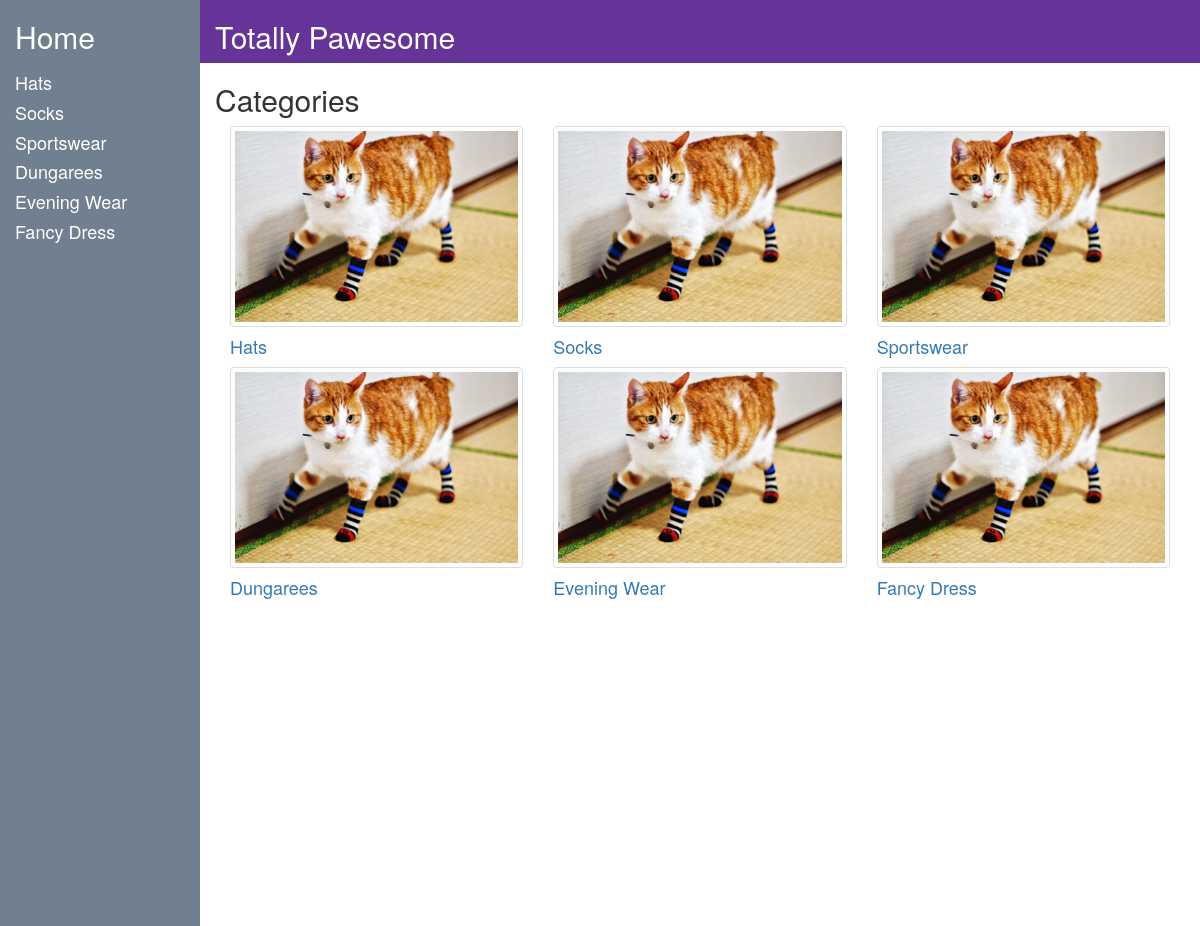
The page / on the database its author committed.
### tables this page shows
CREATE TABLE `categories` (
  `id` int(11) unsigned NOT NULL AUTO_INCREMENT,
  `categoryName` varchar(255) DEFAULT NULL,
  `deleted` tinyint(4) DEFAULT '0',
  `defaultImageFilepath` varchar(255) NOT NULL DEFAULT '',
  `defaultImageAlt` varchar(255) DEFAULT '',
  PRIMARY KEY (`id`)
);

### src/classes/mySqlDbConnect.php (called while the page is built, shortened)
<?php
class mySqlDbConnect implements ConnectToDb {
    private $db;
    public function __construct()
    {
        try{
            $this->db = new PDO('mysql:host=127.0.0.1; dbname=ecommerce-shop', 'root');
        } catch (Exception $e) {
            echo "your connection did not work: " . $e->getMessage();
        }
    }
    public function ConnectToDb(){
        return $this->db;
    }
}

### src/classes/Store.php (called while the page is built, shortened)
<?php
class Store implements GetCategories
{
    private $db;
    public function __construct(ConnectToDb $con)
    {
        $this->db = $con->ConnectToDb();
    }
    public function getCategories():array
    {
        $query = $this->db->prepare("SELECT `id`, `categoryName`, `defaultImageFilePath`,`defaultImageAlt` FROM `categories` WHERE `deleted` = 0;");
        $query->setFetchMode(PDO::FETCH_CLASS, Category::class);
        $query->execute();
        return $query->fetchAll();
    }
}

### src/classes/Category.php (called while the page is built, shortened)
<?php
class Category
{
    private $id;
    private $categoryName;
    private $defaultImageFilePath;
    private $defaultImageAlt;
    public function getId():int
    {
        return $this->id;
    }
    public function getCategoryName():string
    {
        return $this->categoryName;
    }
    public function getDefaultImageFilePath():string
    {
        return $this->defaultImageFilePath;
    }
    public function getDefaultImageAlt():string
    {
        return $this->defaultImageAlt;
    }
}

### index.php (the view, shortened to what this page needs)
<?php
$mySqlCon = new mySqlDbConnect();
$store = new Store($mySqlCon);
$categories = $store->getCategories();
?>
<!DOCTYPE html>
<html lang="en">
<head>
    <link rel="stylesheet" type="text/css" href="src/assets/css/vendor/bootstrap.min.css">
    <link rel="stylesheet" type="text/css" href="src/assets/css/styles.css">
</head>
<body>
<section class="row banner">
    <div class="home col-xs-4 col-sm-2">
        <a href="#">
            <h2>Home</h2>
        </a>
    </div>
    <div class="shop-name col-xs-8 col-sm-10">
        <h2>Totally Pawesome</h2>
    </div>
</section>
<section class="row main">
    <div class="sidebar col-xs-4 col-sm-2">
        <?php
        foreach($categories as $category) {
            if($category instanceof Category) { ?>
                <a href="./src/app/products.php?categoryId=<?php echo $category->getId(); ?>">
                    <h4><?php echo $category->getCategoryName(); ?></h4>
                </a>
                <?php
            }
        }
        ?>
    </div>
    <div class="main-content col-xs-8 col-sm-10">
        <div class="row">
            <h2>Categories</h2>
        </div>
        <div class="row index-tiles">
            <?php
            foreach($categories as $category) {
                if($category instanceof Category) { ?>
                    <div class="col-xs-10 col-sm-6 col-md-4">
                        <a href="./src/app/products.php?categoryId=<?php echo $category->getId(); ?>">
                            <img class="img-thumbnail"
                                 src="<?php echo $category->getDefaultImageFilePath() ?>"
                                 alt="<?php echo $category->getDefaultImageAlt();?>"
                            >
                            <h4><?php echo $category->getCategoryName(); ?></h4>
                        </a>
                    </div>
            <?php
                }
            }
            ?>
        </div>
    </div>
</section>
</body>
</html>

### src/assets/css/styles.css (style rules this page uses)
html, body { height: 100%; background-color: #708090; }
.row { margin: 0; }
.banner { color: #ffffff; }
.banner a, .sidebar a { color: #ffffff; }
.shop-name { background-color: #663399; }
.main-content { background-color: #ffffff; }
.index-tiles { height: 100vh; }

### rows shown on the page
categories: categoryName "Hats", defaultImageFilepath+defaultImageAlt (picture)
categories: categoryName "Socks", defaultImageFilepath+defaultImageAlt (picture)
categories: categoryName "Sportswear", defaultImageFilepath+defaultImageAlt (picture)
categories: categoryName "Dungarees", defaultImageFilepath+defaultImageAlt (picture)
categories: categoryName "Evening Wear", defaultImageFilepath+defaultImageAlt (picture)
categories: categoryName "Fancy Dress", defaultImageFilepath+defaultImageAlt (picture)
